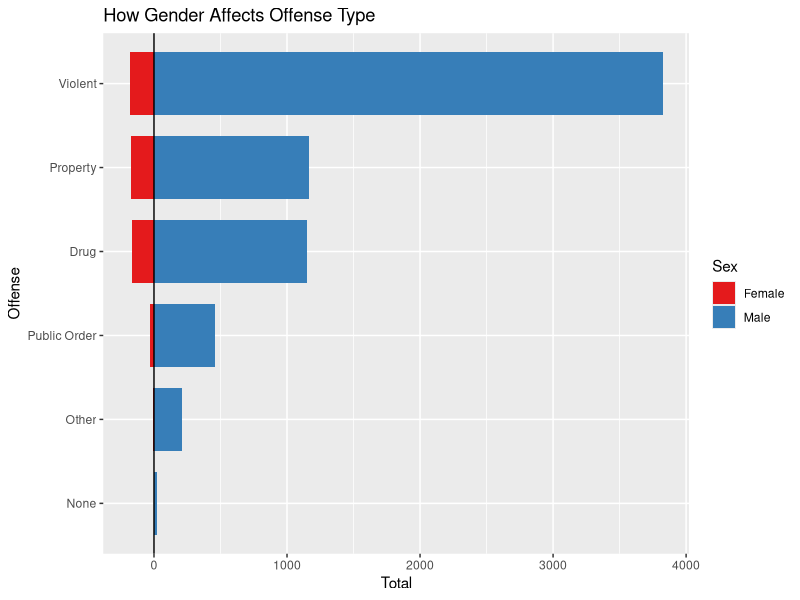
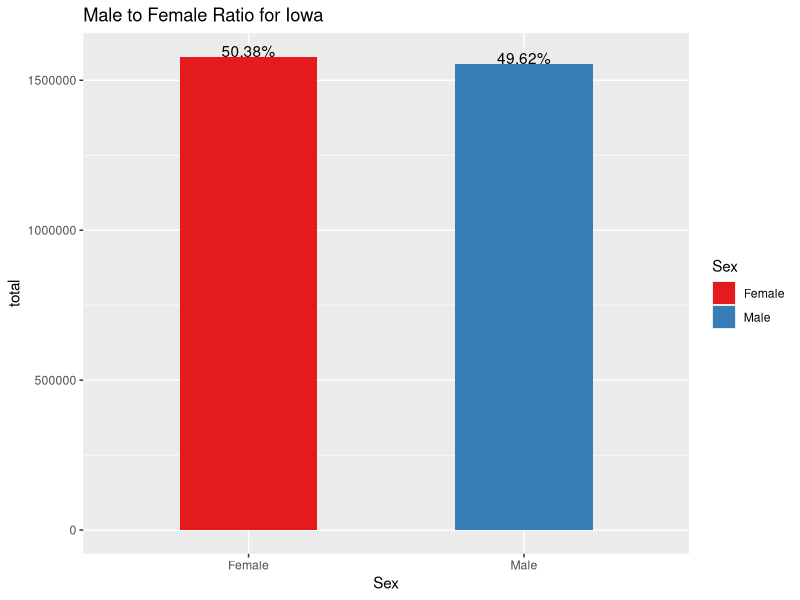
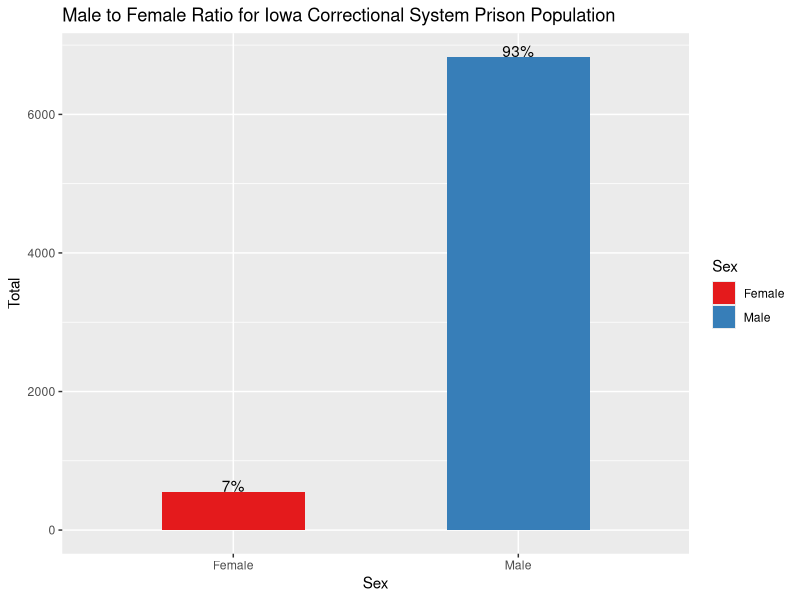
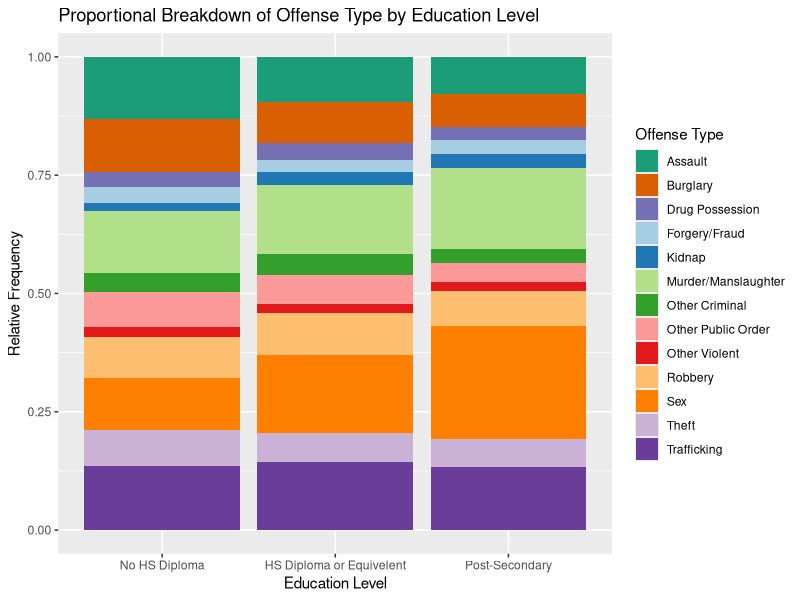
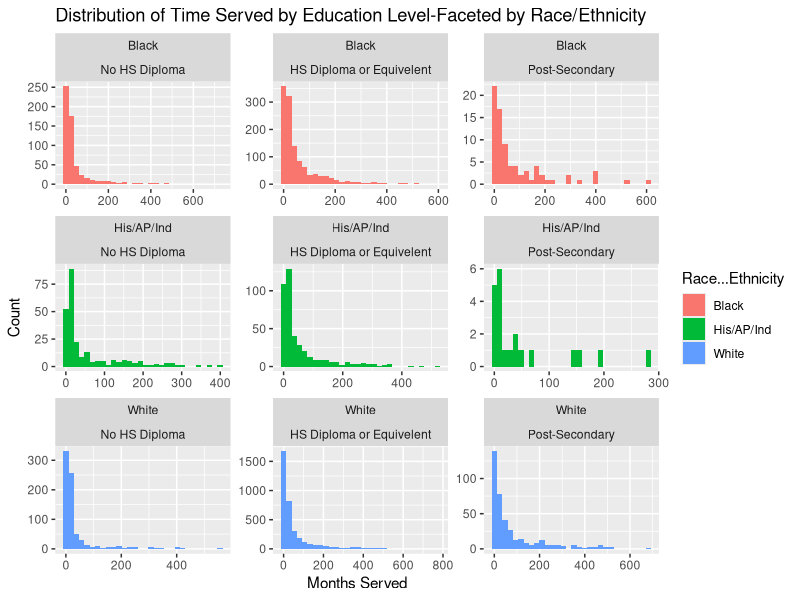

Write R code to recreate these figures, in order.
## ---- chunk 1
knitr::opts_chunk$set(echo = TRUE)
## ---- chunk 2
library(dplyr)
library(lubridate)
library(tidyverse)
library(RColorBrewer)
library(ggrepel)
library(scales)
data <- readr::read_csv('Current_Iowa_Correctional_System_Prison_Population.csv')
## ---- chunk 3
offenses <- data%>%
  group_by(`Offense Type`, Sex)%>%
  summarise(Total = n(), .groups = 'drop')
offenses <- offenses %>%
  mutate(Total = ifelse(Sex == "Male",Total,-1*Total))
breaks_values <- pretty(offenses$Total)
ggplot(data = offenses, aes(x=reorder(`Offense Type`, Total), y = Total, fill=Sex))+
  geom_bar(stat = "identity", width = 0.75)+
  coord_flip()+
  scale_y_continuous(breaks = breaks_values, labels = abs(breaks_values))+ 
  scale_fill_brewer(palette = "Set1")+
  geom_hline(yintercept = 0)+
  ggtitle("How Gender Affects Offense Type")+
  xlab("Offense")
## ---- chunk 4
genderInIA <- readr::read_csv('IowaData.csv', col_types = cols())
genderInIA <- genderInIA%>%
  rename(Male = S0101_C03_001E, Female = S0101_C05_001E)%>%
  select(Male, Female)
keep = c(FALSE, TRUE)
genderInIA <- genderInIA[keep,]
genderInIA$Male <- as.numeric(genderInIA$Male)
genderInIA$Female <- as.numeric(genderInIA$Female)

genderInIA <- genderInIA %>%
  pivot_longer(cols = c(Male, Female), names_to = "Sex", values_to = "total")%>%
  mutate(Percent = label_percent()(total/sum(total)))
  
genderInPrison <- data%>%group_by(Sex)%>%
  summarise(Total=n(), .groups = 'drop')%>%
  mutate(Percent = label_percent()(Total/sum(Total)))

ggplot(genderInIA, aes(x=Sex, y=total, fill=Sex))+
  geom_bar(stat='identity', width = .5)+ 
  scale_fill_brewer(palette = "Set1")+
  ggtitle("Male to Female Ratio for Iowa")+
  geom_text(aes(label=Percent), vjust=0)

ggplot(genderInPrison, aes(x=Sex, y=Total, fill=Sex))+
  geom_bar(stat='identity', width = .5)+ 
  scale_fill_brewer(palette = "Set1")+
  ggtitle("Male to Female Ratio for Iowa Correctional System Prison Population")+
  geom_text(aes(label=Percent), vjust=0)
## ---- chunk 5
prisonData <- read.csv('./Current_Iowa_Correctional_System_Prison_Population.csv')
prisonData$Education.Category <- factor(prisonData$Education.Category , levels = c('No HS Diploma','HS Diploma or Equivelent','Post-Secondary'))
prisonData$Education.Category[prisonData$Education.Category == ""] <-NA
prisonData2 <- prisonData %>%
filter(!is.na(Education.Category))
## ---- chunk 6

prisonData2$Offense.Subtype <- as.factor(prisonData2$Offense.Subtype)

prisonData2$Offense.Subtype[prisonData2$Offense.Subtype == 'Stolen Property'] <- 'Theft'
#1 datapoint, similar type of crime
prisonData2$Offense.Subtype[prisonData2$Offense.Subtype == 'Animals'] <- 'Other Violent'
#1 data point, Crime: Animal Torture was judged to belong in Other Violent due to heinousness of crime
prisonData2$Offense.Subtype[prisonData2$Offense.Subtype == 'Prostitution/Pimping'] <- 'Sex' 
#4 data points in this category, sex crime related
prisonData2$Offense.Subtype[prisonData2$Offense.Description == 'BURGLARY 1ST DEGREE'] <- 'Burglary' 
#For analysis, this is more meaningful in the burglary category
prisonData2$Offense.Subtype[prisonData2$Offense.Description == 'ATTEMPT BURGLARY 1ST DEGREE'] <- 'Burglary'
#Grouped with burglarly since the criminal intent was the same 
prisonData2$Offense.Subtype[prisonData2$Offense.Subtype == 'Alcohol']<- 'Other Criminal' 
#1 data point, Other criminal seemed best categorical fit
prisonData2$Offense.Subtype[prisonData2$Offense.Subtype == 'Flight/Escape']<- 'Other Criminal' 
#Only 16 data points, Other criminal seemed best categorical fit
prisonData2$Offense.Subtype[prisonData2$Offense.Subtype == 'Other Drug']<- 'Other Criminal' 
#Only 24 datapoints, Offense description included descriptions such as 'failure to affix Tax Stamp'
prisonData2$Offense.Subtype[prisonData2$Offense.Subtype == 'Vandalism']<- 'Other Criminal' 
#Only 52 datapoints, 
prisonData2$Offense.Subtype[prisonData2$Offense.Subtype == 'Arson']<- 'Other Violent' 
#Only 57 datapoints, barely visible in original plot, moved to Other Violent due to heinousness of crime
prisonData2$Offense.Subtype[prisonData2$Offense.Subtype == 'OWI']<- 'Other Public Order'
prisonData2$Offense.Subtype[prisonData2$Offense.Subtype == 'Traffic']<- 'Other Public Order' 
#Only 60 data points, general offense type already classified as Public Order 
prisonData2$Offense.Subtype[prisonData2$Offense.Subtype == 'Weapons']<- 'Other Public Order' 
#Offense type already classified as public Order and most serious was aggravated misdemeanor 
## ---- chunk 7

prisonData3 <- prisonData2 %>%
  filter(!Offense.Subtype %in% c('Arson','Alcohol', 'Animals','Flight/Escape', 'None', 'Other Drug','OWI','Prostitution/Pimping','Stolen Property','Traffic', 'Vandalism','Weapons'))

plotColors = c((brewer.pal(name="Dark2", n = 1)), brewer.pal(name="Paired", n = 12))

ggplot(data = prisonData3, aes(x = Education.Category, fill = Offense.Subtype)) + geom_bar(position = 'fill') + scale_fill_manual(values = plotColors, name = 'Offense Type') + ggtitle('Proportional Breakdown of Offense Type by Education Level') + xlab('Education Level') + ylab('Relative Frequency')

## ---- chunk 8
prisonData5 <-prisonData2

prisonData5$Race...Ethnicity[prisonData5$Race...Ethnicity == 'Hispanic'] <-'His/AP/Ind' 
prisonData5$Race...Ethnicity[prisonData5$Race...Ethnicity == 'American Indian or Alaska Native'] <-'His/AP/Ind' 
prisonData5$Race...Ethnicity[prisonData5$Race...Ethnicity == 'Asian or Pacific Islander'] <-'His/AP/Ind'

prisonData5a <- prisonData5
prisonData5$Race...Ethnicity <- as.factor(prisonData5$Race...Ethnicity)


ggplot(data = prisonData5, aes(x = Months.Served, fill = Race...Ethnicity)) + geom_histogram(position = 'stack') + facet_wrap(Race...Ethnicity~Education.Category, scales = 'free') + ggtitle('Distribution of Time Served by Education Level-Faceted by Race/Ethnicity') + xlab('Months Served') + ylab('Count')

